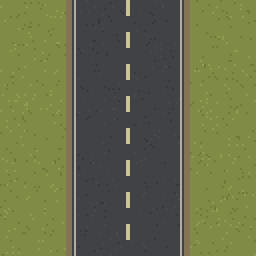
#> input picture Art/anim/ground_field_ca.png, 256 x 256 px
$ python anim_station.py
#> lines starting #> are read from the running program, lines starting #| are printed output that depends on the picture; after the words box and inside, x2 and y2 are one past the last pixel; in counts of white or black regions, pixels touching at a corner belong together
"""DriveLink's road-film gas station: a lot on the right verge of the road tile (Tools/build-anim-assets.py
ground_tile), the MiniDayZ gas station building and fuelling canopy on it. Two sheets in the same frame:
  lot  = the asphalt (blending into the road through curved driveways), pump island, pumps, pillars, the shadows,
         the building                                   -> drawn on the ground layer
  roof = the canopy roof alone                          -> drawn over the people (they walk under it)
Frame: LOT_W x LOT_H film px, its left edge at film x LOT_X0 (the road's right edge line is at 180..181).
Used by Tools/build-anim-assets.py; run alone for a preview."""
import math
import os
import random
from PIL import Image, ImageDraw

LOT_X0 = 176          # film x of the frame's left edge
LOT_W, LOT_H = 80, 200
FLARE = 16            # the driveways: curved joins to the road at the top and the bottom
R = 12                # their radius
HOUSE_Y = 20          # the shop building at the back of the lot ...
HOUSE_K = 0.5
ROOF_Y = HOUSE_Y + 52 # ... and the canopy built onto its front (a little overlap: joined, not floating)
ROOF_K = 0.75         # canopy scale: deeper than a car is long (a Humvee is 84 px)
ROOF_X = 16           # its left edge (film 192): clear of the road, the rest runs off the screen
PUMP_X = 50           # where the filler stands at the pumps (frame px; facing up at them): see pump_y()
SHADOW = (6, 5)       # every shadow falls down-right, like the cars'
CANOPY_H = 16         # how high the canopy roof stands, film px in this front-on view

PACK = r'E:\DayZMods\_assets\minidayz\minidayz-assets\buildings'

ASPHALT = {'snow': (84, 88, 94)}
EDGE = (178, 174, 160)


def asphalt_of(biome):
    return ASPHALT.get(biome, (64, 66, 70))


def lot_mask():
    """where the lot's asphalt is (frame coords): the verge strip from the edge line out, with curved driveways"""
    m = Image.new('L', (LOT_W, LOT_H), 0)
    px = m.load()
    grass_x = 14                      # film 190: where the shoulder meets the grass
    for y in range(LOT_H):
        for x in range(LOT_W):
            yy = y if y < LOT_H / 2 else LOT_H - 1 - y   # mirror: the bottom driveway like the top one
            if x < 4:
                continue                                 # the road itself (the tile shows through)
            if yy >= FLARE:
                px[x, y] = 255
            elif yy >= FLARE - R and x < grass_x + R:
                # fillet between the shoulder (x < grass_x) and the lot's edge (yy = FLARE)
                cx, cy = grass_x + R, FLARE - R
                if x < grass_x or math.hypot(x - cx, yy - cy) >= R:
                    px[x, y] = 255
    return m


def texture(base, rnd):
    """asphalt like the road's (2x2 texels, +-8 wear), plus stains, cracks and tyre marks"""
    im = Image.new('RGBA', (LOT_W, LOT_H), base + (255,))
    d = ImageDraw.Draw(im)
    for _ in range(int(LOT_W * LOT_H / 14)):
        x, y = rnd.randrange(0, LOT_W, 2), rnd.randrange(0, LOT_H, 2)
        v = rnd.choice([-8, 8, -8, -4])
        d.rectangle((x, y, x + 1, y + 1), fill=tuple(max(0, min(255, c + v)) for c in base) + (255,))
    # oil stains by the pumps and the bays, soft dark blots
    for cx, cy, r in [(40, 140, 7), (58, 142, 5), (30, 150, 4), (60, 70, 6), (30, 96, 4), (50, 40, 5)]:
        for y in range(cy - r, cy + r + 1):
            for x in range(cx - r, cx + r + 1):
                k = math.hypot((x - cx) / r, (y - cy) / (r * 0.7))
                if 0 <= x < LOT_W and 0 <= y < LOT_H and k < 1 + rnd.uniform(-0.2, 0.1):
                    c = im.getpixel((x, y))
                    a = 0.55 + 0.25 * (1 - k)
                    im.putpixel((x, y), tuple(int(c[i] * (1 - a * 0.45)) for i in range(3)) + (255,))
    # cracks: thin dark zigzags
    for _ in range(6):
        x, y = rnd.randrange(8, LOT_W), rnd.randrange(FLARE, LOT_H - FLARE)
        for _ in range(rnd.randint(6, 14)):
            if 0 <= x < LOT_W and 0 <= y < LOT_H:
                c = im.getpixel((x, y))
                im.putpixel((x, y), tuple(int(v * 0.72) for v in c[:3]) + (255,))
            x += rnd.choice([-1, 0, 1])
            y += rnd.choice([1, 1, 0])
    # tyre marks curving in from the road
    for off in (0, 7):
        for t in range(40):
            x = 6 + t * 0.9
            y = FLARE + 4 + off + 22 * math.sin(t / 40 * math.pi / 2)
            xi, yi = int(x), int(y)
            if 0 <= xi < LOT_W and 0 <= yi < LOT_H and t % 3:
                c = im.getpixel((xi, yi))
                im.putpixel((xi, yi), tuple(int(v * 0.86) for v in c[:3]) + (255,))
    return im


def scaled(path, k):
    im = Image.open(path).convert('RGBA')
    return im.resize((round(im.width * k), round(im.height * k)), Image.BOX)


def silhouette(im, alpha):
    """im's shape as a shadow"""
    a = im.split()[3].point(lambda v: alpha if v > 40 else 0)
    s = Image.new('RGBA', im.size, (0, 0, 0, 255))
    s.putalpha(a)
    return s


def roof_layer():
    """the canopy roof (MiniDayZ b_gas_station_fueling), centred on the screen edge: half of it shows"""
    roof = scaled(os.path.join(PACK, 'b_gas_station_fueling-sheet0.png'), ROOF_K)
    layer = Image.new('RGBA', (LOT_W, LOT_H), (0, 0, 0, 0))
    x0 = ROOF_X
    layer.paste(roof.crop((0, 0, LOT_W - x0, roof.height)), (x0, ROOF_Y))
    return layer, x0, roof.height


def draw_lot(biome):
    rnd = random.Random(4004)
    base = asphalt_of(biome)
    mask = lot_mask()
    tex = texture(base, rnd)
    lot = Image.new('RGBA', (LOT_W, LOT_H), (0, 0, 0, 0))
    lot.paste(tex, (0, 0), mask)
    mp = mask.load()
    px = lot.load()
    # the curb where asphalt meets the grass (light concrete), and the road's edge line following the driveways
    for y in range(LOT_H):
        for x in range(LOT_W):
            if not mp[x, y]:
                continue
            out = any(0 <= x + dx < LOT_W and 0 <= y + dy < LOT_H and not mp[x + dx, y + dy] and x + dx >= 4
                      for dx, dy in ((1, 0), (-1, 0), (0, 1), (0, -1)))
            if out:
                px[x, y] = (150, 146, 134, 255)
    # the shop building (MiniDayZ b_gas_station) at the back, its shadow; the canopy joins its front
    house = scaled(os.path.join(PACK, 'b_gas_station-sheet0.png'), HOUSE_K)
    hx = ROOF_X + 6
    lot.alpha_composite(silhouette(house, 100).crop((0, 0, LOT_W - hx - SHADOW[0], house.height)), (hx + SHADOW[0], HOUSE_Y + SHADOW[1]))
    lot.alpha_composite(house.crop((0, 0, LOT_W - hx, house.height)), (hx, HOUSE_Y))
    # the canopy (front-on like MiniDayZ's buildings: we look at it from the front and above). Its roof stands
    # CANOPY_H above the ground: the shade it throws lies that much lower, and its front row of columns runs from
    # the sign strip down to the pump island, the pumps standing on the island between them
    roof, rx0, rh = roof_layer()
    front = roof.getbbox()[3]                              # the roof's front edge (bottom of its sign strip)
    ground = front + CANOPY_H                              # the ground under that edge
    lot.alpha_composite(silhouette(roof, 105), (SHADOW[0], CANOPY_H))   # the shade under the canopy
    # shadows go on their own layer, blended over the asphalt (drawing them straight in would punch holes)
    sh = Image.new('RGBA', (LOT_W, LOT_H), (0, 0, 0, 0))
    ds = ImageDraw.Draw(sh)
    ob = Image.new('RGBA', (LOT_W, LOT_H), (0, 0, 0, 0))   # ... and the island, pumps, columns over them
    d = ImageDraw.Draw(ob)
    # the pump island: raised concrete (top face, then its yellow-and-black kerb facing us)
    isl = (ROOF_X + 1, ground - 7, LOT_W - 1, ground)
    ds.rectangle((isl[0] + 3, isl[3] + 1, isl[2], isl[3] + 3), fill=(0, 0, 0, 80))       # its shadow
    d.rectangle((isl[0], isl[1], isl[2], isl[3] - 2), fill=(158, 154, 144, 255))
    d.line((isl[0], isl[1], isl[2], isl[1]), fill=(190, 186, 174, 255))
    for x in range(isl[0], isl[2] + 1):
        c = (206, 170, 52, 255) if (x // 3) % 2 else (34, 34, 34, 255)
        d.line((x, isl[3] - 1, x, isl[3]), fill=c)
    # two pumps standing on the island: red body, white panel, dark display, a black hose
    for pxl in (ROOF_X + 15, ROOF_X + 33):
        base = isl[1] + 2
        top = base - 12
        ds.rectangle((pxl + 7, top + 4, pxl + 9, base + 1), fill=(0, 0, 0, 70))               # shadow
        d.rectangle((pxl, top, pxl + 6, base), fill=(176, 44, 38, 255), outline=(70, 24, 22, 255))
        d.line((pxl + 1, top + 1, pxl + 1, base - 1), fill=(214, 84, 70, 255))                 # lit side
        d.rectangle((pxl + 1, top + 1, pxl + 5, top + 5), fill=(226, 222, 210, 255))
        d.rectangle((pxl + 2, top + 2, pxl + 4, top + 3), fill=(40, 52, 48, 255))
        d.point((pxl + 3, top + 7), fill=(230, 200, 70, 255))
        d.line((pxl + 6, top + 6, pxl + 8, top + 8), fill=(24, 24, 24, 255))
        d.line((pxl + 8, top + 8, pxl + 8, base - 1), fill=(24, 24, 24, 255))
    # the columns carrying the roof: from the sign strip down onto the island, a base plate where they stand
    for pxl in (ROOF_X + 5, LOT_W - 9):
        ds.polygon([(pxl + 4, ground - 2), (pxl + 7, ground - 2), (pxl + 13, ground + 4), (pxl + 10, ground + 4)],
                   fill=(0, 0, 0, 90))                                                       # its shadow
        d.rectangle((pxl, front - 2, pxl + 3, ground - 3), fill=(176, 174, 168, 255))
        d.line((pxl, front - 2, pxl, ground - 3), fill=(222, 220, 214, 255))                # lit side
        d.line((pxl + 3, front - 2, pxl + 3, ground - 3), fill=(112, 110, 104, 255))        # shaded side
        d.line((pxl - 1, front - 1, pxl + 4, front - 1), fill=(92, 90, 86, 255))            # bracket under the strip
        d.rectangle((pxl - 1, ground - 3, pxl + 4, ground - 2), fill=(96, 94, 90, 255))     # base plate
    lot.alpha_composite(sh)
    lot.alpha_composite(ob)
    return lot


def pump_y():
    """frame y where the filler stands in front of the pumps"""
    roof, _, _ = roof_layer()
    return roof.getbbox()[3] + CANOPY_H + 6


def draw_roof():
    roof, _, _ = roof_layer()
    return roof


if __name__ == '__main__':
    import sys
    sys.path.insert(0, os.path.dirname(__file__))
    out = sys.argv[1] if len(sys.argv) > 1 else 'station_preview.png'
    repo = os.path.dirname(os.path.dirname(os.path.abspath(__file__)))
    g = Image.open(os.path.join(repo, 'Art', 'anim', 'ground_field_ca.png')).convert('RGBA')
#> g is the input picture: PIL image 256x256 RGBA; mean R, G, B, A 103.1, 109.1, 72.8, 255
    y0 = 20
    g.alpha_composite(draw_lot('field'), (LOT_X0, y0))
#> in lot_mask, `m = Image.new('L', (LOT_W, LOT_H), 0)`: m: PIL image 80x200 L; every value is 0
#> in draw_lot, `mask = lot_mask()`:
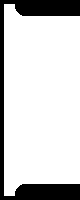
#> mask: PIL image 80x200 L; 81.7% white; 1 black region, box (x1, y1, x2, y2) and area: (0, 0, 80, 200) 2922
#> in texture, `im = Image.new('RGBA', (LOT_W, LOT_H), base + (255,))`:
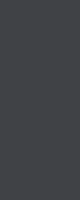
#> im: PIL image 80x200 RGBA; mean R, G, B, A 64, 66, 70, 255
#> in draw_lot, `lot = Image.new('RGBA', (LOT_W, LOT_H), (0, 0, 0, 0))`: lot: PIL image 80x200 RGBA; every value is 0
#> in draw_lot, `lot.paste(tex, (0, 0), mask)`:
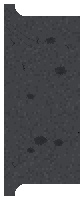
#> lot: PIL image 80x200 RGBA; mean R, G, B, A 51.3, 52.9, 56.2, 208.4; transparent parts drawn white
#> (the run stopped early here; a loop or call above may not have finished)
